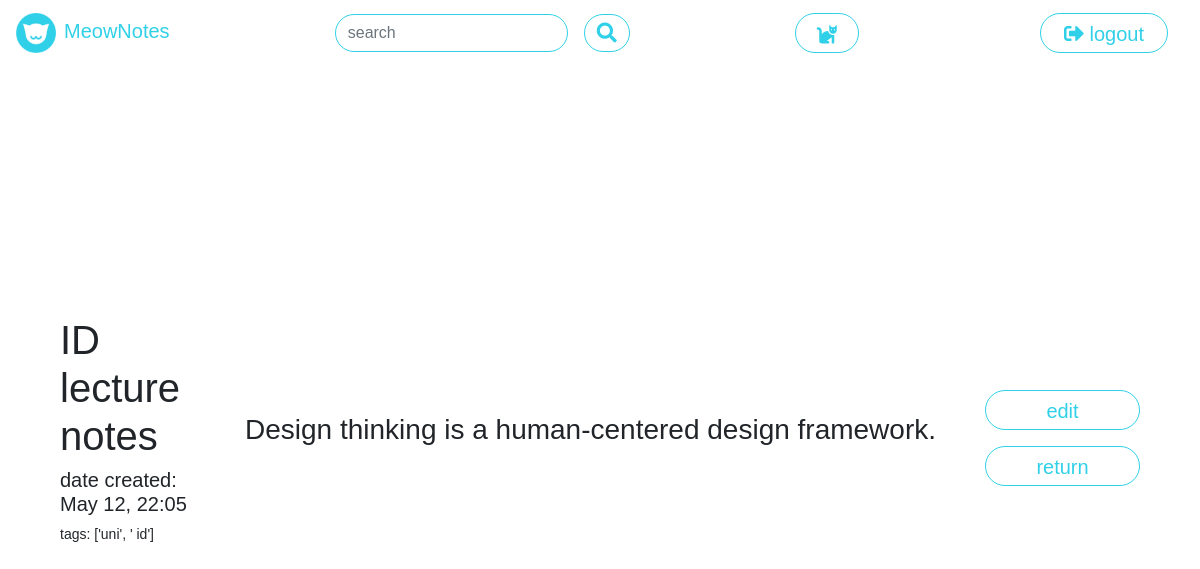
Page /view?id=1 (signed in) on the earlier database version.
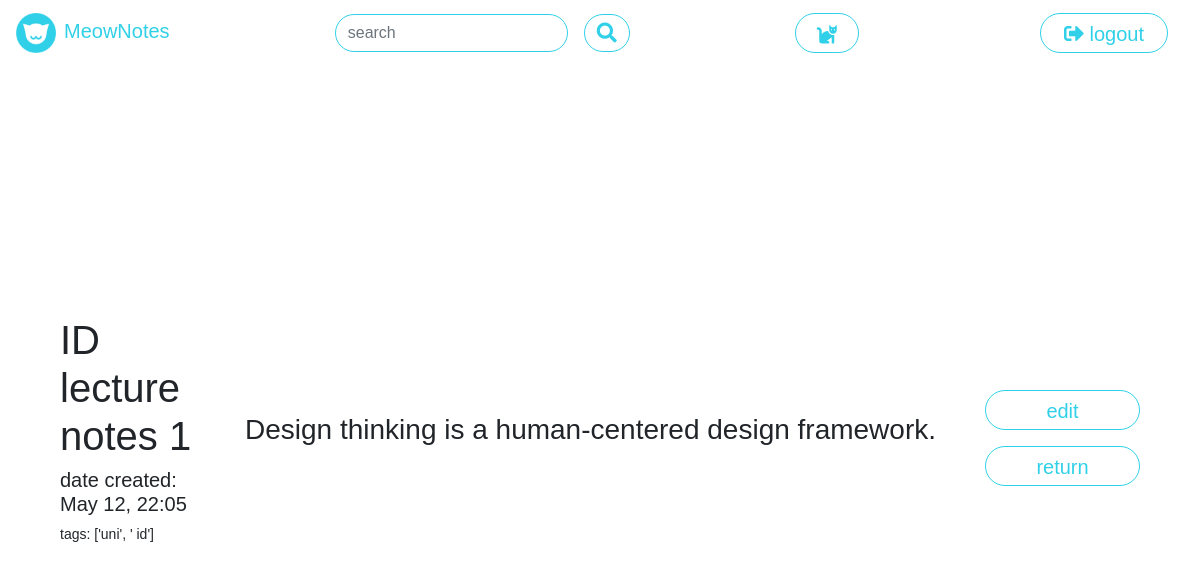
Same page on the later database version.
### tables this page shows
CREATE TABLE "notes" (
	"id"	INTEGER UNIQUE,
	"uid"	INTEGER NOT NULL,
	"date_created"	TEXT NOT NULL,
	"title"	TEXT NOT NULL,
	"tags"	TEXT,
	"content"	BLOB NOT NULL,
	PRIMARY KEY("id")
);

### __init__.py (the view)
@app.route("/view")
def view():
    if session.get("username") is not None:
        uid = get_id_by_user(session.get("username"))
        requested_note_id = request.args.get("id")
        db_note_results = get_note_by_id(uid, requested_note_id)
        note_data = process_note_results(db_note_results)
        return render_template("view.html", menu_item="logout", data=note_data[0])
    else:
        return redirect("/")

### dbquery.py (called while the page is built)
def execute_select(query):
    conn = sqlite3.connect(MEOWNOTES_DB)
    cursor = conn.cursor()
    cursor.execute(query)
    result = cursor.fetchall()
    conn.close()
    return result

def get_user_by_name(username):
    query_input_items = [{"val": username, "cols": ["username"], "type": "exact", "condition": True}]
    query = prepare_query("GET_CONDITIONAL", "users", query_input_items)
    results = execute_select(query)
    return results

def get_id_by_user(username):
    db_res = get_user_by_name(username)
    db_user = parse_user(db_res[0])
    uid = db_user["uid"]
    return uid

def get_note_by_id(uid, note_id):
    query_input_items = [{"val": uid, "cols": ["uid"], "type": "exact", "condition": True},
        {"val": note_id, "cols": ["id"], "type": "exact", "condition": True}]
    query = prepare_query("GET_CONDITIONAL", "notes", query_input_items)
    results = execute_select(query)
    return results

def parse_user(db_result):
    result = {
        "uid": db_result[0],
        "username": db_result[1],
        "password": db_result[2]
    }
    return result

### templates/view.html (shortened to what this page needs)
<!DOCTYPE html>
<html lang="en" dir="ltr">
{% extends "meownotes.html" %}
  {% block head %}
  {{ super() }}
  {% endblock %}
  {% block content %}
  <div class="content main">
    <div class="row h-100">
      <div class="col my-auto">
        <div class="note-metadata">
          <h1>{{ data['title'] }}</h1>
          <h5>date created: {{ data['ui_date'] }}</h5>
          <p>tags: {{ data['tags'] }}</p>
        </div>
      </div>
      <div class="col-8 my-auto text-center">
        <div class="note-content">
          <p>{{ data['content'] }}</p>
        </div>
      </div>
      <div class="col-2 my-auto">
        <div class="view-controls">
          <div class="meownotes-button meownotes-link my-auto mb-1">
            <span class="align-middle">
              <a data-toggle="modal" data-target="#edit">edit</a>
            </span>
          </div>
          <div class="meownotes-button meownotes-link my-auto">
            <span class="align-middle">
              <a href="{{ url_for('dashboard') }}">return</a>
            </span>
          </div>
        </div>
      </div>
    </div>
  </div>
  {% endblock %}

Differences in the rows shown:
changed notes "Design thinking is a human-centered design framework.": title "ID lecture notes" → "ID lecture notes 1"
